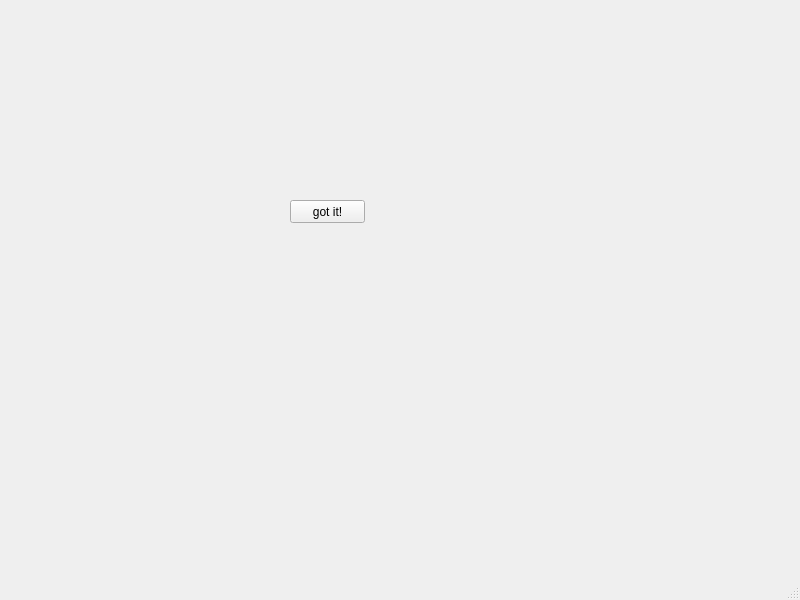
<?xml version="1.0" encoding="UTF-8"?>
<ui version="4.0">
 <class>MainWindow</class>
 <widget class="QMainWindow" name="MainWindow">
  <property name="geometry">
   <rect>
    <x>0</x>
    <y>0</y>
    <width>800</width>
    <height>600</height>
   </rect>
  </property>
  <property name="windowTitle">
   <string>MainWindow</string>
  </property>
  <widget class="QWidget" name="centralwidget">
   <widget class="QPushButton" name="pushButton">
    <property name="geometry">
     <rect>
      <x>290</x>
      <y>200</y>
      <width>75</width>
      <height>23</height>
     </rect>
    </property>
    <property name="text">
     <string>got it!</string>
    </property>
   </widget>
  </widget>
  <widget class="QMenuBar" name="menubar">
   <property name="geometry">
    <rect>
     <x>0</x>
     <y>0</y>
     <width>800</width>
     <height>21</height>
    </rect>
   </property>
  </widget>
  <widget class="QStatusBar" name="statusbar"/>
 </widget>
 <resources/>
 <connections/>
</ui>
